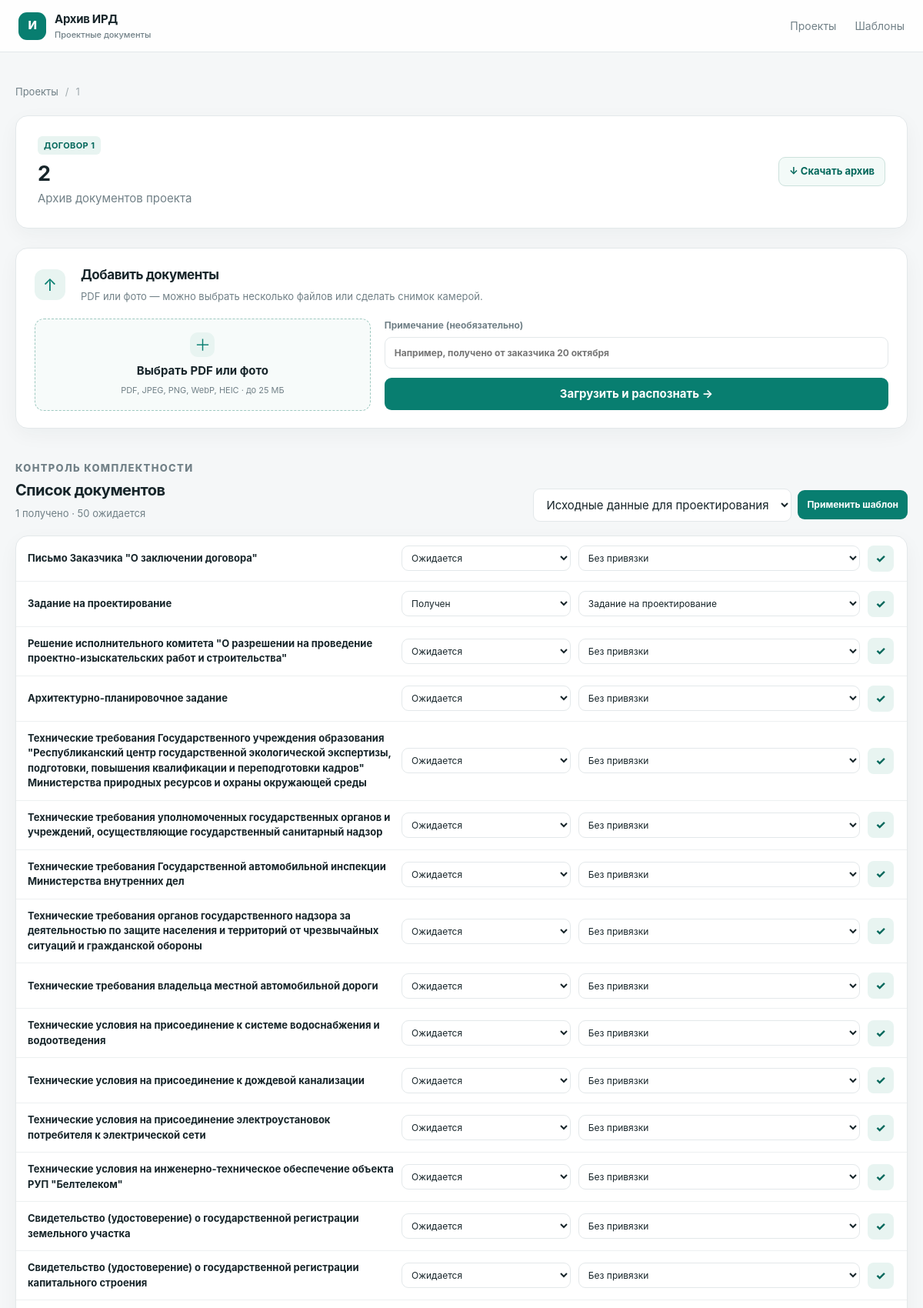
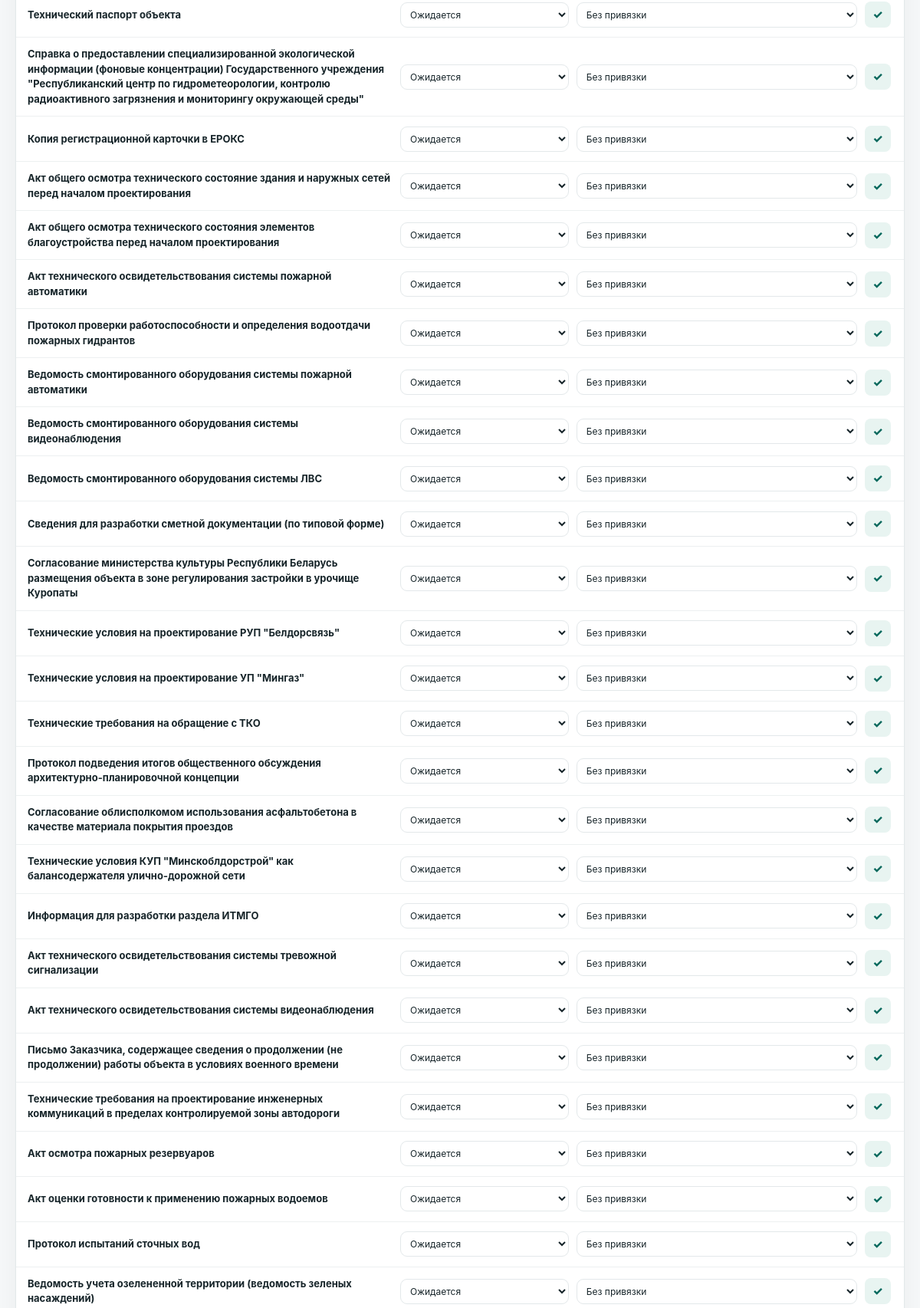
The page /objects/3 (upper part) on the database its author committed (2 pictures, top to bottom).
### tables this page shows
CREATE TABLE objects (
    id INTEGER PRIMARY KEY AUTOINCREMENT,
    contract_number TEXT NOT NULL,
    name TEXT NOT NULL,
    created_at TEXT NOT NULL DEFAULT CURRENT_TIMESTAMP
, template_id INTEGER, archived_at TEXT);

CREATE TABLE project_checklist_items (
    id INTEGER PRIMARY KEY AUTOINCREMENT,
    object_id INTEGER NOT NULL,
    source_template_item_id INTEGER,
    title TEXT NOT NULL,
    description TEXT NOT NULL DEFAULT '',
    sort_order INTEGER NOT NULL DEFAULT 0,
    status TEXT NOT NULL DEFAULT 'missing'
        CHECK (status IN ('missing', 'received', 'not_required')),
    document_id INTEGER,
    created_at TEXT NOT NULL DEFAULT CURRENT_TIMESTAMP,
    updated_at TEXT NOT NULL DEFAULT CURRENT_TIMESTAMP,
    FOREIGN KEY (object_id) REFERENCES objects(id) ON DELETE CASCADE,
    FOREIGN KEY (document_id) REFERENCES documents(id) ON DELETE SET NULL
);

CREATE TABLE documents (
    id INTEGER PRIMARY KEY AUTOINCREMENT,
    contract_number TEXT NOT NULL,
    object_name TEXT NOT NULL,
    original_filename TEXT NOT NULL,
    stored_filename TEXT NOT NULL,
    working_title TEXT,
    official_title TEXT,
    issuer TEXT,
    issue_date TEXT,
    valid_until TEXT,
    validity_text TEXT,
    no_expiration INTEGER NOT NULL DEFAULT 0,
    raw_text TEXT,
    note TEXT NOT NULL DEFAULT '',
    status TEXT NOT NULL DEFAULT 'processed',
    error TEXT,
    created_at TEXT NOT NULL DEFAULT CURRENT_TIMESTAMP
, object_id INTEGER, mime_type TEXT NOT NULL DEFAULT 'application/pdf', archived_at TEXT);

### app/web/routes.py (the view)
@bp.get("/objects/<int:object_id>")
def object_workspace(object_id: int):
    obj = ObjectRepository().get(object_id)
    if obj is None or obj["archived_at"]:
        abort(404)
    warning_days = current_app.config["EXPIRY_WARNING_DAYS"]
    documents = [attach_expiry(row, warning_days) for row in DocumentRepository().list_by_object(object_id)]
    checklist = ChecklistRepository().list_project_items(object_id)
    archived_documents = DocumentRepository().list_archived_by_object(object_id)
    alerts = [
        {"document": row, "expiry": row["expiry"]}
        for row in documents if row["expiry"]["key"] in {"expired", "expiring"}
    ]
    return render_template(
        "object.html",
        object=obj,
        documents=documents,
        archived_documents=archived_documents,
        checklist=checklist,
        templates=ChecklistRepository().list_templates(),
        alerts=alerts,
        missing_count=sum(row["status"] == "missing" for row in checklist),
        received_count=sum(row["status"] == "received" for row in checklist),
    )

### app/database.py (called while the page is built)
def get_db() -> sqlite3.Connection:
    if "db" not in g:
        g.db = sqlite3.connect(current_app.config["DATABASE_PATH"])
        g.db.row_factory = sqlite3.Row
        g.db.execute("PRAGMA foreign_keys = ON")
    return g.db

### app/repositories.py (called while the page is built)
    def get(self, object_id: int) -> Row | None:
        return get_db().execute(
            "SELECT * FROM objects WHERE id = ?", (object_id,)
        ).fetchone()

    def list_by_object(self, object_id: int, *, include_archived: bool = False) -> list[Row]:
        archived_filter = "" if include_archived else "AND archived_at IS NULL"
        return list(
            get_db().execute(
                f"""
                SELECT *
                FROM documents
                WHERE object_id = ? {archived_filter}
                ORDER BY created_at DESC, id DESC
                """,
                (object_id,),
            )
        )

    def list_archived_by_object(self, object_id: int) -> list[Row]:
        return list(get_db().execute(
            "SELECT * FROM documents WHERE object_id = ? AND archived_at IS NOT NULL ORDER BY archived_at DESC, id DESC",
            (object_id,),
        ))

    def list_templates(self) -> list[Row]:
        return list(
            get_db().execute(
                "SELECT * FROM checklist_templates ORDER BY name COLLATE NOCASE"
            )
        )

    def list_project_items(self, object_id: int) -> list[Row]:
        return list(
            get_db().execute(
                """
                SELECT checklist.*, documents.working_title AS linked_document_title
                FROM project_checklist_items AS checklist
                LEFT JOIN documents ON documents.id = checklist.document_id
                WHERE checklist.object_id = ?
                ORDER BY checklist.sort_order, checklist.id
                """,
                (object_id,),
            )
        )

### app/services/expiry.py (called while the page is built)
def parse_document_date(value: str | None) -> date | None:
    if not value:
        return None
    value = value.strip()
    for date_format in DATE_FORMATS:
        try:
            return datetime.strptime(value, date_format).date()
        except ValueError:
            continue
    return None

def attach_expiry(document, warning_days: int = 30) -> dict:
    result = dict(document)
    result["expiry"] = expiry_state(document, warning_days)
    return result

### app/templates/object.html (shortened to what this page needs)
{% extends "base.html" %}
{% block content %}
<div class="breadcrumbs"><a href="{{ url_for('web.index') }}">Проекты</a><span>/</span><span>{{ object.contract_number }}</span></div>
<section class="project-overview"><div><span class="contract-tag">ДОГОВОР {{ object.contract_number }}</span><h1>{{ object.name }}</h1><p class="subheading">Архив документов проекта</p></div><a class="secondary-button" href="{{ url_for('web.export_object', object_id=object.id) }}">↓ Скачать архив</a></section>
<section class="upload-panel panel"><div class="section-title"><span class="icon-badge">↑</span><div><h2>Добавить документы</h2><p>PDF или фото — можно выбрать несколько файлов или сделать снимок камерой.</p></div></div>
    <form action="{{ url_for('web.upload_documents', object_id=object.id) }}" method="post" enctype="multipart/form-data" class="upload-form"><input type="hidden" name="csrf_token" value="{{ csrf_token() }}"><label class="file-picker"><input type="file" name="files" accept="application/pdf,image/*,.heic,.heif" capture="environment" multiple required><span class="upload-symbol">＋</span><strong>Выбрать PDF или фото</strong><small>PDF, JPEG, PNG, WebP, HEIC · до 25 МБ</small></label><div class="upload-controls"><label><span>Примечание (необязательно)</span><input name="note" placeholder="Например, получено от заказчика 20 октября"></label><button type="submit">Загрузить и распознать <span>→</span></button></div></form>
</section>
<section class="section-block" id="checklist"><div class="section-title"><div><p class="eyebrow">КОНТРОЛЬ КОМПЛЕКТНОСТИ</p><h2>Список документов</h2><p>{{ received_count }} получено · {{ missing_count }} ожидается</p></div><form action="{{ url_for('web.apply_template', object_id=object.id) }}" method="post" class="inline-form"><input type="hidden" name="csrf_token" value="{{ csrf_token() }}"><select name="template_id" aria-label="Шаблон">{% for template in templates %}<option value="{{ template.id }}">{{ template.name }}</option>{% endfor %}</select><button class="secondary-button" type="submit">Применить шаблон</button></form></div>
    {% if checklist %}<div class="checklist panel">{% for item in checklist %}<form class="checklist-row" action="{{ url_for('web.update_checklist_item', object_id=object.id, item_id=item.id) }}" method="post"><input type="hidden" name="csrf_token" value="{{ csrf_token() }}"><div class="checklist-name"><strong>{{ item.title }}</strong>{% if item.description %}<small>{{ item.description }}</small>{% endif %}</div><select name="status" aria-label="Статус документа"><option value="missing" {% if item.status == 'missing' %}selected{% endif %}>Ожидается</option><option value="received" {% if item.status == 'received' %}selected{% endif %}>Получен</option><option value="not_required" {% if item.status == 'not_required' %}selected{% endif %}>Не требуется</option></select><select name="document_id" aria-label="Связанный документ"><option value="">Без привязки</option>{% for document in documents + archived_documents %}<option value="{{ document.id }}" {% if item.document_id == document.id %}selected{% endif %}>{{ document.working_title or document.original_filename }}{% if document.archived_at %} · в архиве{% endif %}</option>{% endfor %}</select><button class="icon-button" type="submit" title="Сохранить">✓</button></form>{% endfor %}</div>{% else %}<div class="empty-state compact-empty"><p>Для проекта пока нет списка документов.</p><p>Примените шаблон или создайте свой в разделе «Шаблоны».</p></div>{% endif %}
</section>
{% endblock %}

### rows shown on the page
objects: contract_number "1", name "2"
project_checklist_items: title "Письмо Заказчика \"О заключении договора\"", status "Ожидается"
project_checklist_items: title "Задание на проектирование", status "Получен", document_id "Задание на проектирование"
project_checklist_items: title "Решение исполнительного комитета \"О разрешении на проведение проектно-изыскательских работ и строительства\"", status "Ожидается"
project_checklist_items: title "Архитектурно-планировочное задание", status "Ожидается"
project_checklist_items: title "Технические требования Государственного учреждения образования \"Республиканский центр государственной экологической экспертизы, подготовки, повышения квалификации и переподготовки кадров\" Министерства природных ресурсов и охраны окружающей среды", status "Ожидается"
project_checklist_items: title "Технические требования уполномоченных государственных органов и учреждений, осуществляющие государственный санитарный надзор", status "Ожидается"
project_checklist_items: title "Технические требования Государственной автомобильной инспекции Министерства внутренних дел", status "Ожидается"
project_checklist_items: title "Технические требования органов государственного надзора за деятельностью по защите населения и территорий от чрезвычайных ситуаций и гражданской обороны", status "Ожидается"
project_checklist_items: title "Технические требования владельца местной автомобильной дороги", status "Ожидается"
project_checklist_items: title "Технические условия на присоединение к системе водоснабжения и водоотведения", status "Ожидается"
project_checklist_items: title "Технические условия на присоединение к дождевой канализации", status "Ожидается"
project_checklist_items: title "Технические условия на присоединение электроустановок потребителя к электрической сети", status "Ожидается"
project_checklist_items: title "Технические условия на инженерно-техническое обеспечение объекта РУП \"Белтелеком\"", status "Ожидается"
project_checklist_items: title "Свидетельство (удостоверение) о государственной регистрации земельного участка", status "Ожидается"
project_checklist_items: title "Свидетельство (удостоверение) о государственной регистрации капитального строения", status "Ожидается"
project_checklist_items: title "Технический паспорт объекта", status "Ожидается"
project_checklist_items: title "Справка о предоставлении специализированной экологической информации (фоновые концентрации) Государственного учреждения \"Республиканский центр по гидрометеорологии, контролю радиоактивного загрязнения и мониторингу окружающей среды\"", status "Ожидается"
project_checklist_items: title "Копия регистрационной карточки в ЕРОКС", status "Ожидается"
project_checklist_items: title "Акт общего осмотра технического состояние здания и наружных сетей перед началом проектирования", status "Ожидается"
project_checklist_items: title "Акт общего осмотра технического состояния элементов благоустройства перед началом проектирования", status "Ожидается"
project_checklist_items: title "Акт технического освидетельствования системы пожарной автоматики", status "Ожидается"
project_checklist_items: title "Протокол проверки работоспособности и определения водоотдачи пожарных гидрантов", status "Ожидается"
project_checklist_items: title "Ведомость смонтированного оборудования системы пожарной автоматики", status "Ожидается"
project_checklist_items: title "Ведомость смонтированного оборудования системы видеонаблюдения", status "Ожидается"
project_checklist_items: title "Ведомость смонтированного оборудования системы ЛВС", status "Ожидается"
project_checklist_items: title "Сведения для разработки сметной документации (по типовой форме)", status "Ожидается"
project_checklist_items: title "Согласование министерства культуры Республики Беларусь размещения объекта в зоне регулирования застройки в урочище Куропаты", status "Ожидается"
project_checklist_items: title "Технические условия на проектирование РУП \"Белдорсвязь\"", status "Ожидается"
project_checklist_items: title "Технические условия на проектирование УП \"Мингаз\"", status "Ожидается"
project_checklist_items: title "Технические требования на обращение с ТКО", status "Ожидается"
project_checklist_items: title "Протокол подведения итогов общественного обсуждения архитектурно-планировочной концепции", status "Ожидается"
project_checklist_items: title "Согласование облисполкомом использования асфальтобетона в качестве материала покрытия проездов", status "Ожидается"
project_checklist_items: title "Технические условия КУП \"Минскоблдорстрой\" как балансодержателя улично-дорожной сети", status "Ожидается"
project_checklist_items: title "Информация для разработки раздела ИТМГО", status "Ожидается"
project_checklist_items: title "Акт технического освидетельствования системы тревожной сигнализации", status "Ожидается"
project_checklist_items: title "Акт технического освидетельствования системы видеонаблюдения", status "Ожидается"
project_checklist_items: title "Письмо Заказчика, содержащее сведения о продолжении (не продолжении) работы объекта в условиях военного времени", status "Ожидается"
project_checklist_items: title "Технические требования на проектирование инженерных коммуникаций в пределах контролируемой зоны автодороги", status "Ожидается"
project_checklist_items: title "Акт осмотра пожарных резервуаров", status "Ожидается"
project_checklist_items: title "Акт оценки готовности к применению пожарных водоемов", status "Ожидается"
project_checklist_items: title "Протокол испытаний сточных вод", status "Ожидается"
project_checklist_items: title "Ведомость учета озелененной территории (ведомость зеленых насаждений)", status "Ожидается"

### other values the page prints
{{ received_count }} "1"
{{ missing_count }} "50"
form field template_id "Исходные данные для проектирования"
